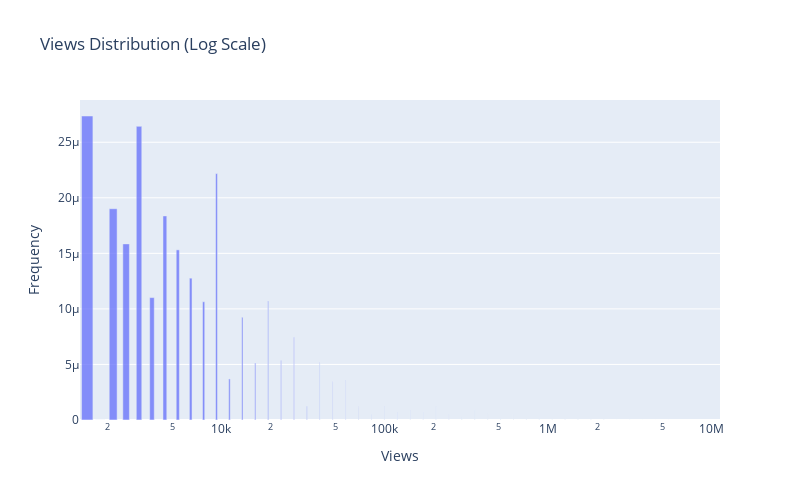
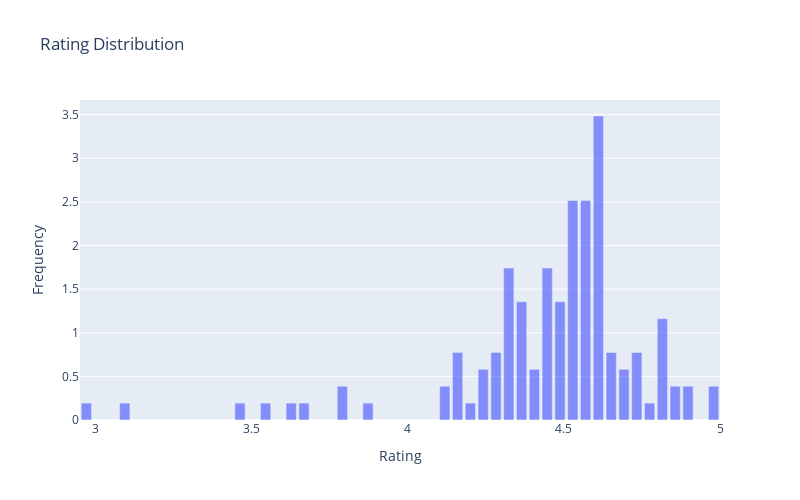
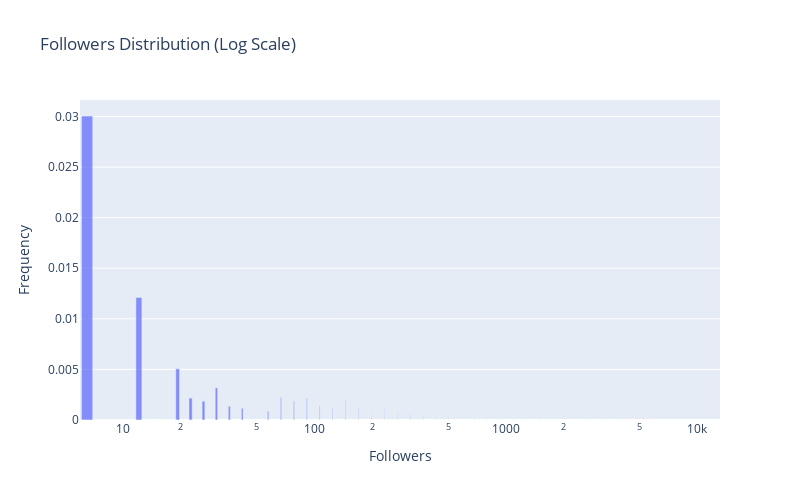
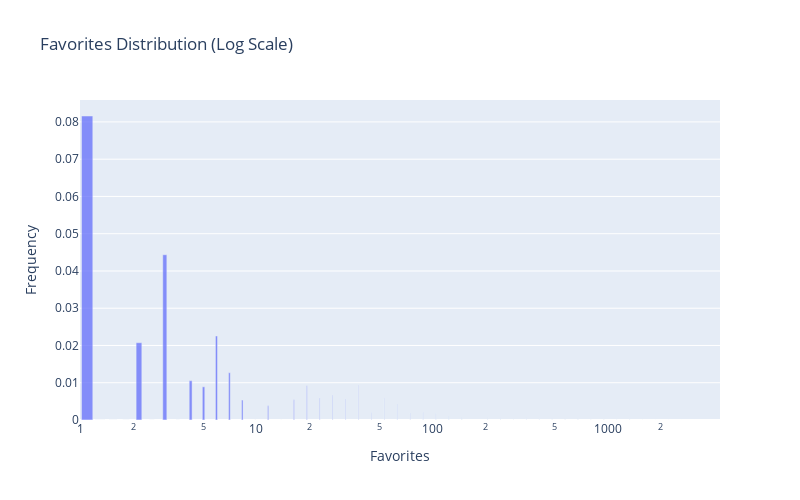

Notebook code cell kept with these figures, in order:
### Markdown cell above
## Numerical Features Distribution

Let's analyze the distribution of key numerical features using histograms and box plots.

### Code cell
# Define key metrics for analysis
key_metrics = ['views', 'rating', 'followers', 'favorites', 'chapters', 'pages']

# Create individual distribution plots for better readability
for metric in key_metrics:
    # Skip non-numeric columns or convert if possible
    if not pd.api.types.is_numeric_dtype(df[metric]):
        print(f"Skipping {metric} as it's not numeric (type: {df[metric].dtype})")
        continue
        
    # Create figure
    fig = go.Figure()
    
    # Create histogram data with proper handling of data types
    try:
        # Create bins manually to avoid Interval objects
        values = df[metric].dropna()
        min_val = values.min()
        max_val = values.max()
        
        # Check for skewness to determine appropriate scaling
        skewness = values.skew()
        print(f"Skewness for {metric}: {skewness:.2f}")
        is_right_skewed = skewness > 1.0  # Common threshold for significant right skew
        
        # If right-skewed and not already using log scale, use log binning
        if is_right_skewed and min_val > 0:  # Ensure all values are positive for log scale
            # For log scale, use logarithmically spaced bins
            bins = np.logspace(np.log10(max(min_val, 0.1)), np.log10(max_val), 51)
            hist_data = np.histogram(values, bins=bins, density=True)
            bin_centers = [(bins[i] + bins[i+1])/2 for i in range(len(bins)-1)]
        else:
            # For normal scale, use linearly spaced bins
            bins = np.linspace(min_val, max_val, 51)  # 51 points = 50 bins
            hist_data = np.histogram(values, bins=bins, density=True)
            bin_centers = [(bins[i] + bins[i+1])/2 for i in range(len(bins)-1)]
        
        # Create bar chart with bin centers and heights
        fig.add_trace(
            go.Bar(
                x=bin_centers,
                y=hist_data[0],
                name='Distribution',
                opacity=0.75
            )
        )
    except Exception as e:
        print(f"Error creating histogram for {metric}: {e}")
        continue
    
    # Update layout
    fig.update_layout(
        title=f'{metric.capitalize()} Distribution{" (Log Scale)" if is_right_skewed and min_val > 0 else ""}',
        xaxis_title=metric.capitalize(),
        yaxis_title='Frequency',
        height=500,
        width=800,
        showlegend=False  # No need for legend with single trace
    )
    
    # Use log scale for highly skewed metrics
    if is_right_skewed and min_val > 0:
        fig.update_xaxes(type='log')
        print(f"Applied log scaling to {metric} due to right-skewed distribution (skewness: {skewness:.2f})")
    
    try:
        fig.show()
    except TypeError as e:
        print(f"Error displaying plot for {metric}: {e}")
        print(f"Data types - x: {type(bin_centers[0])}, y: {type(hist_data[0][0])}")
        continue
    
    # Print basic statistics
    stats = df[metric].describe()
    print(f"\n{metric.capitalize()} Statistics:")
    print(f"Count: {stats['count']:,.0f}")
    print(f"Mean:  {stats['mean']:,.2f}")
    print(f"Std:   {stats['std']:,.2f}")
    print(f"Min:   {stats['min']:,.2f}")
    print(f"25%:   {stats['25%']:,.2f}")
    print(f"50%:   {stats['50%']:,.2f}")
    print(f"75%:   {stats['75%']:,.2f}")
    print(f"Max:   {stats['max']:,.2f}")
    
    # Calculate additional metrics to highlight skewness
    iqr = stats['75%'] - stats['25%']
    median = stats['50%']
    # Check if distribution is significantly skewed
    if (stats['max'] - median) > 3 * (median - stats['min']):
        print(f"Note: {metric} shows significant right skew - median ({median:.2f}) is much closer to min than max")
    
    # Print the 90th, 95th and 99th percentiles for right-skewed distributions
    if is_right_skewed:
        p90 = values.quantile(0.90)
        p95 = values.quantile(0.95)
        p99 = values.quantile(0.99)
        print(f"90th percentile: {p90:,.2f}")
        print(f"95th percentile: {p95:,.2f}")
        print(f"99th percentile: {p99:,.2f}")
        print(f"Percent of data between median and 90th percentile: {((values < p90) & (values > median)).mean()*100:.1f}%")
        print(f"Percent of data between 90th and max: {(values >= p90).mean()*100:.1f}%")

### Figure 1 — Plotly figure (JSON) as saved in the notebook; plotly's stock layout.template omitted (floating-point values rounded to 4 significant figures)
{"data": [{"name": "Distribution", "opacity": 0.75, "type": "bar", "x": [1514.0, 1817.0, 2179.0, 2614.0, 3136.0, 3761.0, 4512.0, 5412.0, 6492.0, 7788.0, 9342.0, 11210.0, 13440.0, 16120.0, 19340.0, 23200.0, 27830.0, 33380.0, 40050.0, 48040.0, 57620.0, 69120.0, 82920.0, 99460.0, 119300.0, 143100.0, 171700.0, 205900.0, 247000.0, 296300.0, 355500.0, 426400.0, 511500.0, 613500.0, 736000.0, 882800.0, 1059000.0, 1270000.0, 1524000.0, 1828000.0, 2193000.0, 2630000.0, 3155000.0, 3785000.0, 4540000.0, 5446000.0, 6532000.0, 7836000.0, 9400000.0, 11280000.0], "y": [2.736e-05, 0.0, 1.902e-05, 1.585e-05, 2.643e-05, 1.102e-05, 1.837e-05, 1.531e-05, 1.277e-05, 1.064e-05, 2.218e-05, 3.698e-06, 9.248e-06, 5.14e-06, 1.071e-05, 5.358e-06, 7.445e-06, 1.241e-06, 5.174e-06, 3.45e-06, 3.596e-06, 1.199e-06, 4.998e-07, 1.25e-06, 6.946e-07, 8.686e-07, 7.241e-07, 1.207e-06, 5.032e-07, 2.797e-07, 9.326e-07, 5.831e-07, 1.62e-07, 5.403e-07, 1.126e-07, 1.878e-07, 7.826e-08, 9.786e-08, 1.088e-07, 6.801e-08, 7.56e-08, 1.575e-08, 3.94e-08, 1.095e-08, 9.128e-09, 7.609e-09, 0.0, 0.0, 0.0, 7.35e-09]}], "layout": {"height": 500, "showlegend": false, "title": {"text": "Views Distribution (Log Scale)"}, "width": 800, "xaxis": {"title": {"text": "Views"}, "type": "log"}, "yaxis": {"title": {"text": "Frequency"}}}}

### Figure 2 — Plotly figure (JSON) as saved in the notebook; plotly's stock layout.template omitted (floating-point values rounded to 4 significant figures)
{"data": [{"name": "Distribution", "opacity": 0.75, "type": "bar", "x": [2.971, 3.011, 3.053, 3.094, 3.135, 3.176, 3.216, 3.258, 3.298, 3.34, 3.381, 3.421, 3.463, 3.503, 3.545, 3.585, 3.627, 3.668, 3.708, 3.75, 3.79, 3.832, 3.873, 3.913, 3.955, 3.995, 4.037, 4.078, 4.119, 4.159, 4.2, 4.242, 4.283, 4.324, 4.364, 4.405, 4.447, 4.488, 4.528, 4.569, 4.611, 4.652, 4.692, 4.733, 4.774, 4.816, 4.857, 4.897, 4.938, 4.979], "y": [0.1936, 0.0, 0.0, 0.1936, 0.0, 0.0, 0.0, 0.0, 0.0, 0.0, 0.0, 0.0, 0.1936, 0.0, 0.1936, 0.0, 0.1936, 0.1936, 0.0, 0.0, 0.3871, 0.0, 0.1936, 0.0, 0.0, 0.0, 0.0, 0.0, 0.3871, 0.7743, 0.1936, 0.5807, 0.7743, 1.742, 1.355, 0.5807, 1.742, 1.355, 2.516, 2.516, 3.484, 0.7743, 0.5807, 0.7743, 0.1936, 1.161, 0.3871, 0.3871, 0.0, 0.3871]}], "layout": {"height": 500, "showlegend": false, "title": {"text": "Rating Distribution"}, "width": 800, "xaxis": {"title": {"text": "Rating"}}, "yaxis": {"title": {"text": "Frequency"}}}}

### Figure 3 — Plotly figure (JSON) as saved in the notebook; plotly's stock layout.template omitted (floating-point values rounded to 4 significant figures)
{"data": [{"name": "Distribution", "opacity": 0.75, "type": "bar", "x": [6.504, 7.598, 8.875, 10.37, 12.11, 14.14, 16.52, 19.3, 22.54, 26.33, 30.76, 35.93, 41.97, 49.02, 57.26, 66.88, 78.12, 91.26, 106.6, 124.5, 145.4, 169.9, 198.4, 231.8, 270.8, 316.3, 369.4, 431.5, 504.1, 588.8, 687.7, 803.3, 938.4, 1096.0, 1280.0, 1496.0, 1747.0, 2041.0, 2384.0, 2784.0, 3252.0, 3799.0, 4437.0, 5183.0, 6054.0, 7072.0, 8261.0, 9649.0, 11270.0, 13170.0], "y": [0.03005, 0.0, 0.0, 0.0, 0.01211, 0.0, 0.0, 0.005064, 0.002167, 0.001856, 0.003177, 0.00136, 0.001164, 0.0, 0.0008533, 0.002192, 0.001876, 0.002142, 0.001375, 0.001177, 0.002016, 0.00115, 0.0004924, 0.001054, 0.0007218, 0.000618, 0.0003968, 0.0004529, 0.0002908, 0.0, 0.0002842, 0.0001216, 0.0001041, 0.0001337, 7.632e-05, 9.801e-05, 0.0001398, 0.0001676, 0.0, 5.265e-05, 6.01e-05, 7.717e-05, 5.506e-05, 6.599e-05, 4.842e-05, 1.382e-05, 0.0, 1.519e-05, 4.335e-06, 0.0]}], "layout": {"height": 500, "showlegend": false, "title": {"text": "Followers Distribution (Log Scale)"}, "width": 800, "xaxis": {"title": {"text": "Followers"}, "type": "log"}, "yaxis": {"title": {"text": "Frequency"}}}}

### Figure 4 — Plotly figure (JSON) as saved in the notebook; plotly's stock layout.template omitted (floating-point values rounded to 4 significant figures)
{"data": [{"name": "Distribution", "opacity": 0.75, "type": "bar", "x": [1.092, 1.293, 1.532, 1.814, 2.148, 2.544, 3.013, 3.569, 4.226, 5.005, 5.928, 7.02, 8.314, 9.847, 11.66, 13.81, 16.36, 19.37, 22.94, 27.17, 32.18, 38.11, 45.13, 53.45, 63.3, 74.96, 88.78, 105.1, 124.5, 147.5, 174.6, 206.8, 244.9, 290.1, 343.6, 406.9, 481.9, 570.7, 675.8, 800.4, 947.9, 1123.0, 1330.0, 1575.0, 1865.0, 2208.0, 2615.0, 3097.0, 3668.0, 4344.0], "y": [0.08159, 0.0, 0.0, 0.0, 0.02074, 0.0, 0.04436, 0.0, 0.01054, 0.008901, 0.02255, 0.01269, 0.005359, 0.0, 0.003821, 0.0, 0.005448, 0.009201, 0.005827, 0.00656, 0.005539, 0.009354, 0.001975, 0.005836, 0.004224, 0.001783, 0.002008, 0.001695, 0.001073, 0.0006043, 0.0, 0.0006463, 0.0007276, 0.0001536, 0.0006484, 0.0003285, 0.0004623, 0.0004685, 0.0004615, 0.000167, 0.000282, 0.0001191, 0.0002346, 5.659e-05, 4.779e-05, 2.018e-05, 3.407e-05, 1.438e-05, 0.0, 1.026e-05]}], "layout": {"height": 500, "showlegend": false, "title": {"text": "Favorites Distribution (Log Scale)"}, "width": 800, "xaxis": {"title": {"text": "Favorites"}, "type": "log"}, "yaxis": {"title": {"text": "Frequency"}}}}
